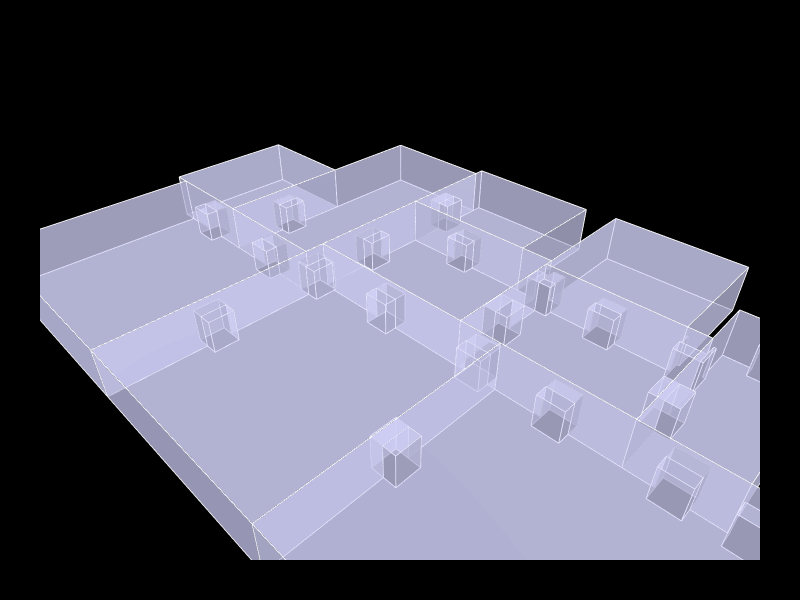

Notebook code for this chart:
### Markdown cell above
## 5. Build the spatial model from the imported geometry

### Code cell
all_cells = Topology.Cells(model)
cell_data = sorted([(Cell.Volume(c), i, c) for i, c in enumerate(all_cells)], reverse=True)

room_count = 10
room_ids = [item[1] for item in cell_data[:room_count]]
room_cells = [item[2] for item in cell_data[:room_count]]
door_cells = [item[2] for item in cell_data[room_count:]]

house = CellComplex.ByCells(room_cells)

print("Room cells kept:", len(room_cells))
print("Door connector cells found:", len(door_cells))

Topology.Show(house,
              faceColor=[210,210,250],
              faceOpacity=0.6,
              edgeColor="white",
              edgeWidth=2,
              showVertices=False,
              backgroundColor="black",
              width=800,
              height=600,
              renderer=renderer)

### Figure 1 — Plotly figure (JSON) as saved in the notebook; plotly's stock layout.template omitted (floating-point values rounded to 4 significant figures; data arrays with more than 128 entries replaced by an {"elided": "..."} marker saying what was removed)
{"data": [{"hoverinfo": "text", "legendgroup": "2", "legendrank": 2, "line": {"color": "white", "dash": "solid", "width": 2}, "marker": {"size": 0}, "mode": "lines", "name": "1: Untitled (Edges)", "showlegend": false, "text": "", "type": "scatter3d", "x": {"elided": "2208 float values"}, "y": {"elided": "2208 float values"}, "z": {"elided": "2208 int values"}}, {"cmax": 1, "cmin": 0, "color": "#D2D2FA", "colorscale": [[0, "#440154"], [0.1111, "#482878"], [0.2222, "#3e4989"], [0.3333, "#31688e"], [0.4444, "#26828e"], [0.5556, "#1f9e89"], [0.6667, "#35b779"], [0.7778, "#6ece58"], [0.8889, "#b5de2b"], [1, "#fde725"]], "flatshading": true, "hoverinfo": "text", "hovertext": "", "i": {"elided": "1188 int values"}, "j": {"elided": "1188 int values"}, "k": {"elided": "1188 int values"}, "legendgroup": "3", "legendrank": 3, "lighting": {"facenormalsepsilon": 0}, "name": "1: Untitled (Faces)", "opacity": 0.6, "showlegend": false, "showscale": false, "text": "", "type": "mesh3d", "x": {"elided": "525 float values"}, "y": {"elided": "525 float values"}, "z": {"elided": "525 int values"}}], "layout": {"autosize": true, "height": 600, "margin": {"b": 40, "l": 40, "r": 40, "t": 40}, "paper_bgcolor": "#000000", "plot_bgcolor": "#000000", "scene": {"aspectmode": "data", "camera": {"center": {"x": 0, "y": 0, "z": 0}, "eye": {"x": -1.25, "y": -1.25, "z": 1.25}, "projection": {"type": "perspective"}, "up": {"x": 0, "y": 0, "z": 1}}, "xaxis": {"visible": false}, "yaxis": {"visible": false}, "zaxis": {"visible": false}}, "showlegend": true, "width": 800, "xaxis": {"showgrid": false, "visible": false, "zeroline": false}, "yaxis": {"showgrid": false, "visible": false, "zeroline": false}}}
